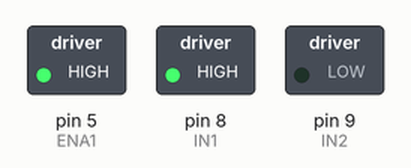
Recording of a sketch running on a simulated Arduino Uno, built with avr-gcc and run on an emulated ATmega328P. Parts: switched loads named in the sketch (green lamp = pin HIGH).

Above: at 0.1 s.
Timing chart, 0 to 1.6 s (numbered marks = the images above):
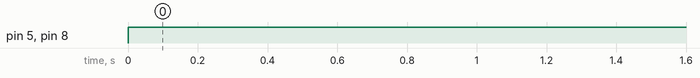

The sketch:

sketch.ino
```cpp
#define ENA1 5
#define IN1 8
#define IN2 9

void setup()
{
  pinMode(ENA1, OUTPUT);
  pinMode(IN1, OUTPUT);
  pinMode(IN2, OUTPUT);
}

void loop()
{
  analogWrite(ENA1, 255);  // Sets speed of motor using PWM 0 - 255
  digitalWrite(IN1, HIGH); // Input 1 is turned on
  digitalWrite(IN2, LOW);  // Input 2 is turned off
}
```

Measured:
- by itself, pin 5 (ENA1), pin 8 (IN1): LOW → HIGH at 0.00 s
